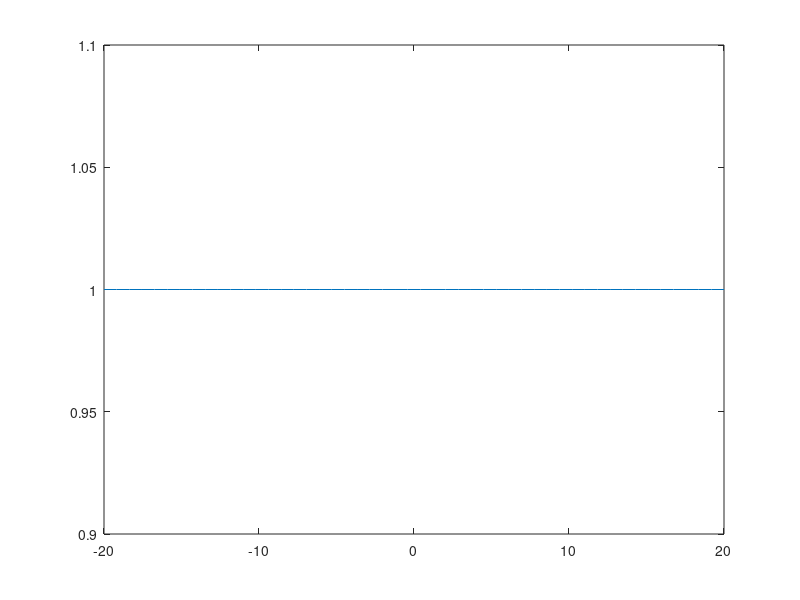

Reproduce this figure in MATLAB. (Note: this script raises an error after producing the figure.)
function EcuacionRacionalCaso2
clc
clear all;

disp ('Calculo del dominio y rango de funciones');
disp ('Funcion Racional Caso 2');
disp ('Sea la funcion (ax + b) / (cx + d) :');

A=input('Ingrese el valor de A: ');
B=input('Ingrese el valor de B: ');
C=input('Ingrese el valor de C: ');
D=input('Ingrese el valor de D: ');

x = linspace (-20, 20, 50);
y= (A*x + B)./(C*x + D);

plot (x,y);

W = -D./C;

disp ("El dominio es: (-?, " + W + ") U ("+ W + ", ?)");